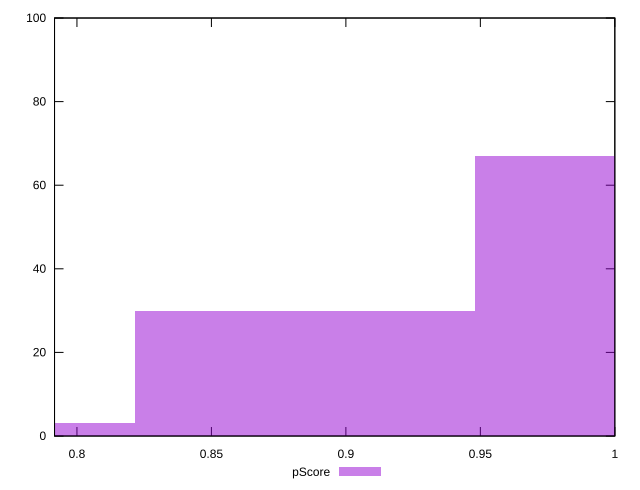

gnuplot code for this plot:
reset

$pScore <<EOF
0.8848346639084838 30
1.01123961589541 67
0.7584297119215575 3
EOF

set key outside below
set boxwidth 0.12640495198692625
set xrange [0.7916666666666666:1]
set yrange [0:100]
set trange [0:100]
set style fill transparent solid 0.5 noborder
set terminal svg size 640, 490 enhanced background rgb 'white'
set output "reprap/unminified-css/samples/pages+cached+noexternal+nomedia+nocss/pScore/histogram.svg"

plot $pScore title "pScore" with boxes

reset
